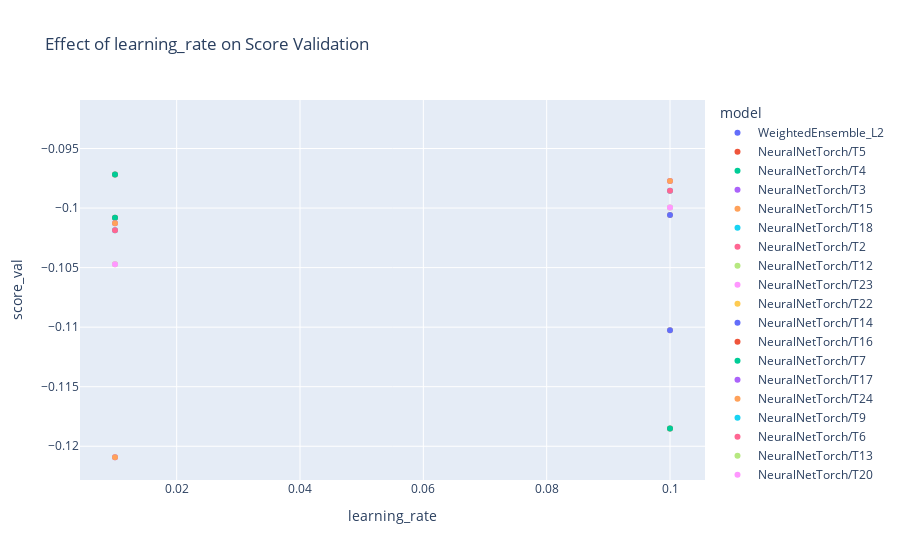
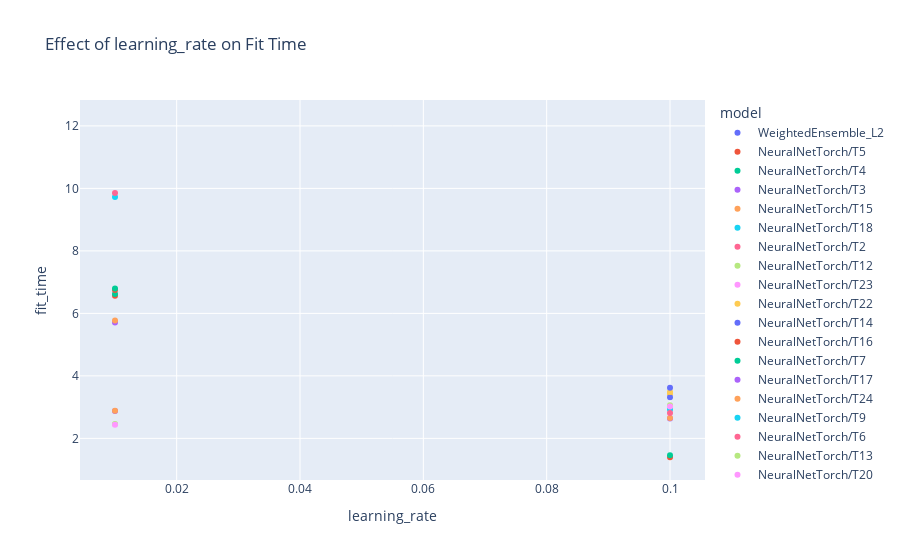
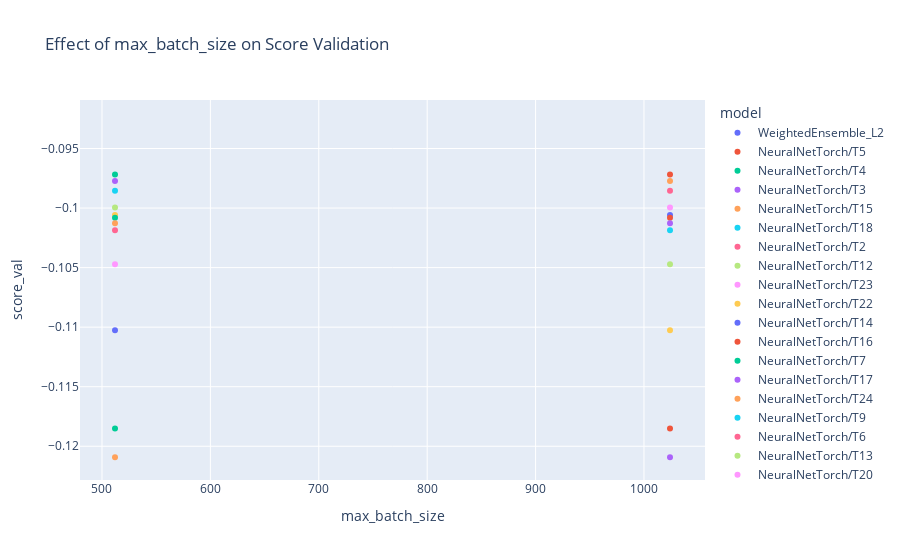
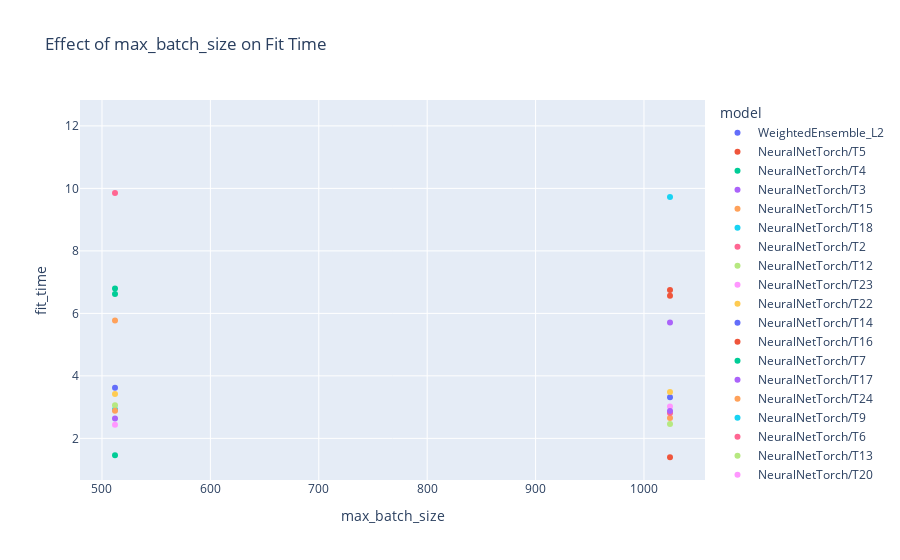

The notebook cell saved with these charts, in order:
### Code cell
# We identify all unique hyperparameters across models
variable_hyperparams = set(df_hyperparams.columns) - {'model', 'score_val', 'fit_time', "fit_order"}

# Iterate over each hyperparameter
for col in variable_hyperparams:
    if df[col].dtype == 'object' or df[col].dtype == 'bool':
        # Use a box plot for categorical data
        fig = px.box(df, x=col, y='score_val', color='model', title=f'Effect of {col} on Score Validation')
        fig.show()
        fig = px.box(df, x=col, y='fit_time', color='model', title=f'Effect of {col} on Fit Time')
        fig.show()
    else:
        # Use scatter plot for numerical data
        fig = px.scatter(df, x=col, y='score_val', color='model', title=f'Effect of {col} on Score Validation')
        fig.show()
        fig = px.scatter(df, x=col, y='fit_time', color='model', title=f'Effect of {col} on Fit Time')
        fig.show()

### Figure 1 — Plotly figure (JSON) as saved in the notebook; plotly's stock layout.template omitted (floating-point values rounded to 4 significant figures)
{"data": [{"hovertemplate": "model=WeightedEnsemble_L2<br>learning_rate=%{x}<br>score_val=%{y}<extra></extra>", "legendgroup": "WeightedEnsemble_L2", "marker": {"color": "#636efa", "symbol": "circle"}, "mode": "markers", "name": "WeightedEnsemble_L2", "orientation": "v", "showlegend": true, "type": "scatter", "x": [null], "xaxis": "x", "y": [-0.09284], "yaxis": "y"}, {"hovertemplate": "model=NeuralNetTorch/T5<br>learning_rate=%{x}<br>score_val=%{y}<extra></extra>", "legendgroup": "NeuralNetTorch/T5", "marker": {"color": "#EF553B", "symbol": "circle"}, "mode": "markers", "name": "NeuralNetTorch/T5", "orientation": "v", "showlegend": true, "type": "scatter", "x": [0.01], "xaxis": "x", "y": [-0.09718], "yaxis": "y"}, {"hovertemplate": "model=NeuralNetTorch/T4<br>learning_rate=%{x}<br>score_val=%{y}<extra></extra>", "legendgroup": "NeuralNetTorch/T4", "marker": {"color": "#00cc96", "symbol": "circle"}, "mode": "markers", "name": "NeuralNetTorch/T4", "orientation": "v", "showlegend": true, "type": "scatter", "x": [0.01], "xaxis": "x", "y": [-0.09718], "yaxis": "y"}, {"hovertemplate": "model=NeuralNetTorch/T3<br>learning_rate=%{x}<br>score_val=%{y}<extra></extra>", "legendgroup": "NeuralNetTorch/T3", "marker": {"color": "#ab63fa", "symbol": "circle"}, "mode": "markers", "name": "NeuralNetTorch/T3", "orientation": "v", "showlegend": true, "type": "scatter", "x": [0.1], "xaxis": "x", "y": [-0.09773], "yaxis": "y"}, {"hovertemplate": "model=NeuralNetTorch/T15<br>learning_rate=%{x}<br>score_val=%{y}<extra></extra>", "legendgroup": "NeuralNetTorch/T15", "marker": {"color": "#FFA15A", "symbol": "circle"}, "mode": "markers", "name": "NeuralNetTorch/T15", "orientation": "v", "showlegend": true, "type": "scatter", "x": [0.1], "xaxis": "x", "y": [-0.09773], "yaxis": "y"}, {"hovertemplate": "model=NeuralNetTorch/T18<br>learning_rate=%{x}<br>score_val=%{y}<extra></extra>", "legendgroup": "NeuralNetTorch/T18", "marker": {"color": "#19d3f3", "symbol": "circle"}, "mode": "markers", "name": "NeuralNetTorch/T18", "orientation": "v", "showlegend": true, "type": "scatter", "x": [0.1], "xaxis": "x", "y": [-0.09854], "yaxis": "y"}, {"hovertemplate": "model=NeuralNetTorch/T2<br>learning_rate=%{x}<br>score_val=%{y}<extra></extra>", "legendgroup": "NeuralNetTorch/T2", "marker": {"color": "#FF6692", "symbol": "circle"}, "mode": "markers", "name": "NeuralNetTorch/T2", "orientation": "v", "showlegend": true, "type": "scatter", "x": [0.1], "xaxis": "x", "y": [-0.09854], "yaxis": "y"}, {"hovertemplate": "model=NeuralNetTorch/T12<br>learning_rate=%{x}<br>score_val=%{y}<extra></extra>", "legendgroup": "NeuralNetTorch/T12", "marker": {"color": "#B6E880", "symbol": "circle"}, "mode": "markers", "name": "NeuralNetTorch/T12", "orientation": "v", "showlegend": true, "type": "scatter", "x": [0.1], "xaxis": "x", "y": [-0.09995], "yaxis": "y"}, {"hovertemplate": "model=NeuralNetTorch/T23<br>learning_rate=%{x}<br>score_val=%{y}<extra></extra>", "legendgroup": "NeuralNetTorch/T23", "marker": {"color": "#FF97FF", "symbol": "circle"}, "mode": "markers", "name": "NeuralNetTorch/T23", "orientation": "v", "showlegend": true, "type": "scatter", "x": [0.1], "xaxis": "x", "y": [-0.09995], "yaxis": "y"}, {"hovertemplate": "model=NeuralNetTorch/T22<br>learning_rate=%{x}<br>score_val=%{y}<extra></extra>", "legendgroup": "NeuralNetTorch/T22", "marker": {"color": "#FECB52", "symbol": "circle"}, "mode": "markers", "name": "NeuralNetTorch/T22", "orientation": "v", "showlegend": true, "type": "scatter", "x": [0.1], "xaxis": "x", "y": [-0.1006], "yaxis": "y"}, {"hovertemplate": "model=NeuralNetTorch/T14<br>learning_rate=%{x}<br>score_val=%{y}<extra></extra>", "legendgroup": "NeuralNetTorch/T14", "marker": {"color": "#636efa", "symbol": "circle"}, "mode": "markers", "name": "NeuralNetTorch/T14", "orientation": "v", "showlegend": true, "type": "scatter", "x": [0.1], "xaxis": "x", "y": [-0.1006], "yaxis": "y"}, {"hovertemplate": "model=NeuralNetTorch/T16<br>learning_rate=%{x}<br>score_val=%{y}<extra></extra>", "legendgroup": "NeuralNetTorch/T16", "marker": {"color": "#EF553B", "symbol": "circle"}, "mode": "markers", "name": "NeuralNetTorch/T16", "orientation": "v", "showlegend": true, "type": "scatter", "x": [0.01], "xaxis": "x", "y": [-0.1008], "yaxis": "y"}, {"hovertemplate": "model=NeuralNetTorch/T7<br>learning_rate=%{x}<br>score_val=%{y}<extra></extra>", "legendgroup": "NeuralNetTorch/T7", "marker": {"color": "#00cc96", "symbol": "circle"}, "mode": "markers", "name": "NeuralNetTorch/T7", "orientation": "v", "showlegend": true, "type": "scatter", "x": [0.01], "xaxis": "x", "y": [-0.1008], "yaxis": "y"}, {"hovertemplate": "model=NeuralNetTorch/T17<br>learning_rate=%{x}<br>score_val=%{y}<extra></extra>", "legendgroup": "NeuralNetTorch/T17", "marker": {"color": "#ab63fa", "symbol": "circle"}, "mode": "markers", "name": "NeuralNetTorch/T17", "orientation": "v", "showlegend": true, "type": "scatter", "x": [0.01], "xaxis": "x", "y": [-0.1013], "yaxis": "y"}, {"hovertemplate": "model=NeuralNetTorch/T24<br>learning_rate=%{x}<br>score_val=%{y}<extra></extra>", "legendgroup": "NeuralNetTorch/T24", "marker": {"color": "#FFA15A", "symbol": "circle"}, "mode": "markers", "name": "NeuralNetTorch/T24", "orientation": "v", "showlegend": true, "type": "scatter", "x": [0.01], "xaxis": "x", "y": [-0.1013], "yaxis": "y"}, {"hovertemplate": "model=NeuralNetTorch/T9<br>learning_rate=%{x}<br>score_val=%{y}<extra></extra>", "legendgroup": "NeuralNetTorch/T9", "marker": {"color": "#19d3f3", "symbol": "circle"}, "mode": "markers", "name": "NeuralNetTorch/T9", "orientation": "v", "showlegend": true, "type": "scatter", "x": [0.01], "xaxis": "x", "y": [-0.1019], "yaxis": "y"}, {"hovertemplate": "model=NeuralNetTorch/T6<br>learning_rate=%{x}<br>score_val=%{y}<extra></extra>", "legendgroup": "NeuralNetTorch/T6", "marker": {"color": "#FF6692", "symbol": "circle"}, "mode": "markers", "name": "NeuralNetTorch/T6", "orientation": "v", "showlegend": true, "type": "scatter", "x": [0.01], "xaxis": "x", "y": [-0.1019], "yaxis": "y"}, {"hovertemplate": "model=NeuralNetTorch/T13<br>learning_rate=%{x}<br>score_val=%{y}<extra></extra>", "legendgroup": "NeuralNetTorch/T13", "marker": {"color": "#B6E880", "symbol": "circle"}, "mode": "markers", "name": "NeuralNetTorch/T13", "orientation": "v", "showlegend": true, "type": "scatter", "x": [0.01], "xaxis": "x", "y": [-0.1047], "yaxis": "y"}, {"hovertemplate": "model=NeuralNetTorch/T20<br>learning_rate=%{x}<br>score_val=%{y}<extra></extra>", "legendgroup": "NeuralNetTorch/T20", "marker": {"color": "#FF97FF", "symbol": "circle"}, "mode": "markers", "name": "NeuralNetTorch/T20", "orientation": "v", "showlegend": true, "type": "scatter", "x": [0.01], "xaxis": "x", "y": [-0.1047], "yaxis": "y"}, {"hovertemplate": "model=NeuralNetTorch/T19<br>learning_rate=%{x}<br>score_val=%{y}<extra></extra>", "legendgroup": "NeuralNetTorch/T19", "marker": {"color": "#FECB52", "symbol": "circle"}, "mode": "markers", "name": "NeuralNetTorch/T19", "orientation": "v", "showlegend": true, "type": "scatter", "x": [0.1], "xaxis": "x", "y": [-0.1103], "yaxis": "y"}, {"hovertemplate": "model=NeuralNetTorch/T8<br>learning_rate=%{x}<br>score_val=%{y}<extra></extra>", "legendgroup": "NeuralNetTorch/T8", "marker": {"color": "#636efa", "symbol": "circle"}, "mode": "markers", "name": "NeuralNetTorch/T8", "orientation": "v", "showlegend": true, "type": "scatter", "x": [0.1], "xaxis": "x", "y": [-0.1103], "yaxis": "y"}, {"hovertemplate": "model=NeuralNetTorch/T21<br>learning_rate=%{x}<br>score_val=%{y}<extra></extra>", "legendgroup": "NeuralNetTorch/T21", "marker": {"color": "#EF553B", "symbol": "circle"}, "mode": "markers", "name": "NeuralNetTorch/T21", "orientation": "v", "showlegend": true, "type": "scatter", "x": [0.1], "xaxis": "x", "y": [-0.1185], "yaxis": "y"}, {"hovertemplate": "model=NeuralNetTorch/T1<br>learning_rate=%{x}<br>score_val=%{y}<extra></extra>", "legendgroup": "NeuralNetTorch/T1", "marker": {"color": "#00cc96", "symbol": "circle"}, "mode": "markers", "name": "NeuralNetTorch/T1", "orientation": "v", "showlegend": true, "type": "scatter", "x": [0.1], "xaxis": "x", "y": [-0.1185], "yaxis": "y"}, {"hovertemplate": "model=NeuralNetTorch/T11<br>learning_rate=%{x}<br>score_val=%{y}<extra></extra>", "legendgroup": "NeuralNetTorch/T11", "marker": {"color": "#ab63fa", "symbol": "circle"}, "mode": "markers", "name": "NeuralNetTorch/T11", "orientation": "v", "showlegend": true, "type": "scatter", "x": [0.01], "xaxis": "x", "y": [-0.1209], "yaxis": "y"}, {"hovertemplate": "model=NeuralNetTorch/T10<br>learning_rate=%{x}<br>score_val=%{y}<extra></extra>", "legendgroup": "NeuralNetTorch/T10", "marker": {"color": "#FFA15A", "symbol": "circle"}, "mode": "markers", "name": "NeuralNetTorch/T10", "orientation": "v", "showlegend": true, "type": "scatter", "x": [0.01], "xaxis": "x", "y": [-0.1209], "yaxis": "y"}], "layout": {"legend": {"title": {"text": "model"}, "tracegroupgap": 0}, "title": {"text": "Effect of learning_rate on Score Validation"}, "xaxis": {"anchor": "y", "domain": [0, 1], "title": {"text": "learning_rate"}}, "yaxis": {"anchor": "x", "domain": [0, 1], "title": {"text": "score_val"}}}}

### Figure 2 — Plotly figure (JSON) as saved in the notebook; plotly's stock layout.template omitted (floating-point values rounded to 4 significant figures)
{"data": [{"hovertemplate": "model=WeightedEnsemble_L2<br>learning_rate=%{x}<br>fit_time=%{y}<extra></extra>", "legendgroup": "WeightedEnsemble_L2", "marker": {"color": "#636efa", "symbol": "circle"}, "mode": "markers", "name": "WeightedEnsemble_L2", "orientation": "v", "showlegend": true, "type": "scatter", "x": [null], "xaxis": "x", "y": [12.1], "yaxis": "y"}, {"hovertemplate": "model=NeuralNetTorch/T5<br>learning_rate=%{x}<br>fit_time=%{y}<extra></extra>", "legendgroup": "NeuralNetTorch/T5", "marker": {"color": "#EF553B", "symbol": "circle"}, "mode": "markers", "name": "NeuralNetTorch/T5", "orientation": "v", "showlegend": true, "type": "scatter", "x": [0.01], "xaxis": "x", "y": [6.564], "yaxis": "y"}, {"hovertemplate": "model=NeuralNetTorch/T4<br>learning_rate=%{x}<br>fit_time=%{y}<extra></extra>", "legendgroup": "NeuralNetTorch/T4", "marker": {"color": "#00cc96", "symbol": "circle"}, "mode": "markers", "name": "NeuralNetTorch/T4", "orientation": "v", "showlegend": true, "type": "scatter", "x": [0.01], "xaxis": "x", "y": [6.62], "yaxis": "y"}, {"hovertemplate": "model=NeuralNetTorch/T3<br>learning_rate=%{x}<br>fit_time=%{y}<extra></extra>", "legendgroup": "NeuralNetTorch/T3", "marker": {"color": "#ab63fa", "symbol": "circle"}, "mode": "markers", "name": "NeuralNetTorch/T3", "orientation": "v", "showlegend": true, "type": "scatter", "x": [0.1], "xaxis": "x", "y": [2.632], "yaxis": "y"}, {"hovertemplate": "model=NeuralNetTorch/T15<br>learning_rate=%{x}<br>fit_time=%{y}<extra></extra>", "legendgroup": "NeuralNetTorch/T15", "marker": {"color": "#FFA15A", "symbol": "circle"}, "mode": "markers", "name": "NeuralNetTorch/T15", "orientation": "v", "showlegend": true, "type": "scatter", "x": [0.1], "xaxis": "x", "y": [2.655], "yaxis": "y"}, {"hovertemplate": "model=NeuralNetTorch/T18<br>learning_rate=%{x}<br>fit_time=%{y}<extra></extra>", "legendgroup": "NeuralNetTorch/T18", "marker": {"color": "#19d3f3", "symbol": "circle"}, "mode": "markers", "name": "NeuralNetTorch/T18", "orientation": "v", "showlegend": true, "type": "scatter", "x": [0.1], "xaxis": "x", "y": [2.921], "yaxis": "y"}, {"hovertemplate": "model=NeuralNetTorch/T2<br>learning_rate=%{x}<br>fit_time=%{y}<extra></extra>", "legendgroup": "NeuralNetTorch/T2", "marker": {"color": "#FF6692", "symbol": "circle"}, "mode": "markers", "name": "NeuralNetTorch/T2", "orientation": "v", "showlegend": true, "type": "scatter", "x": [0.1], "xaxis": "x", "y": [2.81], "yaxis": "y"}, {"hovertemplate": "model=NeuralNetTorch/T12<br>learning_rate=%{x}<br>fit_time=%{y}<extra></extra>", "legendgroup": "NeuralNetTorch/T12", "marker": {"color": "#B6E880", "symbol": "circle"}, "mode": "markers", "name": "NeuralNetTorch/T12", "orientation": "v", "showlegend": true, "type": "scatter", "x": [0.1], "xaxis": "x", "y": [3.057], "yaxis": "y"}, {"hovertemplate": "model=NeuralNetTorch/T23<br>learning_rate=%{x}<br>fit_time=%{y}<extra></extra>", "legendgroup": "NeuralNetTorch/T23", "marker": {"color": "#FF97FF", "symbol": "circle"}, "mode": "markers", "name": "NeuralNetTorch/T23", "orientation": "v", "showlegend": true, "type": "scatter", "x": [0.1], "xaxis": "x", "y": [3.021], "yaxis": "y"}, {"hovertemplate": "model=NeuralNetTorch/T22<br>learning_rate=%{x}<br>fit_time=%{y}<extra></extra>", "legendgroup": "NeuralNetTorch/T22", "marker": {"color": "#FECB52", "symbol": "circle"}, "mode": "markers", "name": "NeuralNetTorch/T22", "orientation": "v", "showlegend": true, "type": "scatter", "x": [0.1], "xaxis": "x", "y": [3.416], "yaxis": "y"}, {"hovertemplate": "model=NeuralNetTorch/T14<br>learning_rate=%{x}<br>fit_time=%{y}<extra></extra>", "legendgroup": "NeuralNetTorch/T14", "marker": {"color": "#636efa", "symbol": "circle"}, "mode": "markers", "name": "NeuralNetTorch/T14", "orientation": "v", "showlegend": true, "type": "scatter", "x": [0.1], "xaxis": "x", "y": [3.318], "yaxis": "y"}, {"hovertemplate": "model=NeuralNetTorch/T16<br>learning_rate=%{x}<br>fit_time=%{y}<extra></extra>", "legendgroup": "NeuralNetTorch/T16", "marker": {"color": "#EF553B", "symbol": "circle"}, "mode": "markers", "name": "NeuralNetTorch/T16", "orientation": "v", "showlegend": true, "type": "scatter", "x": [0.01], "xaxis": "x", "y": [6.748], "yaxis": "y"}, {"hovertemplate": "model=NeuralNetTorch/T7<br>learning_rate=%{x}<br>fit_time=%{y}<extra></extra>", "legendgroup": "NeuralNetTorch/T7", "marker": {"color": "#00cc96", "symbol": "circle"}, "mode": "markers", "name": "NeuralNetTorch/T7", "orientation": "v", "showlegend": true, "type": "scatter", "x": [0.01], "xaxis": "x", "y": [6.795], "yaxis": "y"}, {"hovertemplate": "model=NeuralNetTorch/T17<br>learning_rate=%{x}<br>fit_time=%{y}<extra></extra>", "legendgroup": "NeuralNetTorch/T17", "marker": {"color": "#ab63fa", "symbol": "circle"}, "mode": "markers", "name": "NeuralNetTorch/T17", "orientation": "v", "showlegend": true, "type": "scatter", "x": [0.01], "xaxis": "x", "y": [5.709], "yaxis": "y"}, {"hovertemplate": "model=NeuralNetTorch/T24<br>learning_rate=%{x}<br>fit_time=%{y}<extra></extra>", "legendgroup": "NeuralNetTorch/T24", "marker": {"color": "#FFA15A", "symbol": "circle"}, "mode": "markers", "name": "NeuralNetTorch/T24", "orientation": "v", "showlegend": true, "type": "scatter", "x": [0.01], "xaxis": "x", "y": [5.772], "yaxis": "y"}, {"hovertemplate": "model=NeuralNetTorch/T9<br>learning_rate=%{x}<br>fit_time=%{y}<extra></extra>", "legendgroup": "NeuralNetTorch/T9", "marker": {"color": "#19d3f3", "symbol": "circle"}, "mode": "markers", "name": "NeuralNetTorch/T9", "orientation": "v", "showlegend": true, "type": "scatter", "x": [0.01], "xaxis": "x", "y": [9.721], "yaxis": "y"}, {"hovertemplate": "model=NeuralNetTorch/T6<br>learning_rate=%{x}<br>fit_time=%{y}<extra></extra>", "legendgroup": "NeuralNetTorch/T6", "marker": {"color": "#FF6692", "symbol": "circle"}, "mode": "markers", "name": "NeuralNetTorch/T6", "orientation": "v", "showlegend": true, "type": "scatter", "x": [0.01], "xaxis": "x", "y": [9.848], "yaxis": "y"}, {"hovertemplate": "model=NeuralNetTorch/T13<br>learning_rate=%{x}<br>fit_time=%{y}<extra></extra>", "legendgroup": "NeuralNetTorch/T13", "marker": {"color": "#B6E880", "symbol": "circle"}, "mode": "markers", "name": "NeuralNetTorch/T13", "orientation": "v", "showlegend": true, "type": "scatter", "x": [0.01], "xaxis": "x", "y": [2.456], "yaxis": "y"}, {"hovertemplate": "model=NeuralNetTorch/T20<br>learning_rate=%{x}<br>fit_time=%{y}<extra></extra>", "legendgroup": "NeuralNetTorch/T20", "marker": {"color": "#FF97FF", "symbol": "circle"}, "mode": "markers", "name": "NeuralNetTorch/T20", "orientation": "v", "showlegend": true, "type": "scatter", "x": [0.01], "xaxis": "x", "y": [2.433], "yaxis": "y"}, {"hovertemplate": "model=NeuralNetTorch/T19<br>learning_rate=%{x}<br>fit_time=%{y}<extra></extra>", "legendgroup": "NeuralNetTorch/T19", "marker": {"color": "#FECB52", "symbol": "circle"}, "mode": "markers", "name": "NeuralNetTorch/T19", "orientation": "v", "showlegend": true, "type": "scatter", "x": [0.1], "xaxis": "x", "y": [3.485], "yaxis": "y"}, {"hovertemplate": "model=NeuralNetTorch/T8<br>learning_rate=%{x}<br>fit_time=%{y}<extra></extra>", "legendgroup": "NeuralNetTorch/T8", "marker": {"color": "#636efa", "symbol": "circle"}, "mode": "markers", "name": "NeuralNetTorch/T8", "orientation": "v", "showlegend": true, "type": "scatter", "x": [0.1], "xaxis": "x", "y": [3.617], "yaxis": "y"}, {"hovertemplate": "model=NeuralNetTorch/T21<br>learning_rate=%{x}<br>fit_time=%{y}<extra></extra>", "legendgroup": "NeuralNetTorch/T21", "marker": {"color": "#EF553B", "symbol": "circle"}, "mode": "markers", "name": "NeuralNetTorch/T21", "orientation": "v", "showlegend": true, "type": "scatter", "x": [0.1], "xaxis": "x", "y": [1.396], "yaxis": "y"}, {"hovertemplate": "model=NeuralNetTorch/T1<br>learning_rate=%{x}<br>fit_time=%{y}<extra></extra>", "legendgroup": "NeuralNetTorch/T1", "marker": {"color": "#00cc96", "symbol": "circle"}, "mode": "markers", "name": "NeuralNetTorch/T1", "orientation": "v", "showlegend": true, "type": "scatter", "x": [0.1], "xaxis": "x", "y": [1.461], "yaxis": "y"}, {"hovertemplate": "model=NeuralNetTorch/T11<br>learning_rate=%{x}<br>fit_time=%{y}<extra></extra>", "legendgroup": "NeuralNetTorch/T11", "marker": {"color": "#ab63fa", "symbol": "circle"}, "mode": "markers", "name": "NeuralNetTorch/T11", "orientation": "v", "showlegend": true, "type": "scatter", "x": [0.01], "xaxis": "x", "y": [2.875], "yaxis": "y"}, {"hovertemplate": "model=NeuralNetTorch/T10<br>learning_rate=%{x}<br>fit_time=%{y}<extra></extra>", "legendgroup": "NeuralNetTorch/T10", "marker": {"color": "#FFA15A", "symbol": "circle"}, "mode": "markers", "name": "NeuralNetTorch/T10", "orientation": "v", "showlegend": true, "type": "scatter", "x": [0.01], "xaxis": "x", "y": [2.884], "yaxis": "y"}], "layout": {"legend": {"title": {"text": "model"}, "tracegroupgap": 0}, "title": {"text": "Effect of learning_rate on Fit Time"}, "xaxis": {"anchor": "y", "domain": [0, 1], "title": {"text": "learning_rate"}}, "yaxis": {"anchor": "x", "domain": [0, 1], "title": {"text": "fit_time"}}}}

### Figure 3 — Plotly figure (JSON) as saved in the notebook; plotly's stock layout.template omitted (floating-point values rounded to 4 significant figures)
{"data": [{"hovertemplate": "model=WeightedEnsemble_L2<br>max_batch_size=%{x}<br>score_val=%{y}<extra></extra>", "legendgroup": "WeightedEnsemble_L2", "marker": {"color": "#636efa", "symbol": "circle"}, "mode": "markers", "name": "WeightedEnsemble_L2", "orientation": "v", "showlegend": true, "type": "scatter", "x": [null], "xaxis": "x", "y": [-0.09284], "yaxis": "y"}, {"hovertemplate": "model=NeuralNetTorch/T5<br>max_batch_size=%{x}<br>score_val=%{y}<extra></extra>", "legendgroup": "NeuralNetTorch/T5", "marker": {"color": "#EF553B", "symbol": "circle"}, "mode": "markers", "name": "NeuralNetTorch/T5", "orientation": "v", "showlegend": true, "type": "scatter", "x": [1024], "xaxis": "x", "y": [-0.09718], "yaxis": "y"}, {"hovertemplate": "model=NeuralNetTorch/T4<br>max_batch_size=%{x}<br>score_val=%{y}<extra></extra>", "legendgroup": "NeuralNetTorch/T4", "marker": {"color": "#00cc96", "symbol": "circle"}, "mode": "markers", "name": "NeuralNetTorch/T4", "orientation": "v", "showlegend": true, "type": "scatter", "x": [512], "xaxis": "x", "y": [-0.09718], "yaxis": "y"}, {"hovertemplate": "model=NeuralNetTorch/T3<br>max_batch_size=%{x}<br>score_val=%{y}<extra></extra>", "legendgroup": "NeuralNetTorch/T3", "marker": {"color": "#ab63fa", "symbol": "circle"}, "mode": "markers", "name": "NeuralNetTorch/T3", "orientation": "v", "showlegend": true, "type": "scatter", "x": [512], "xaxis": "x", "y": [-0.09773], "yaxis": "y"}, {"hovertemplate": "model=NeuralNetTorch/T15<br>max_batch_size=%{x}<br>score_val=%{y}<extra></extra>", "legendgroup": "NeuralNetTorch/T15", "marker": {"color": "#FFA15A", "symbol": "circle"}, "mode": "markers", "name": "NeuralNetTorch/T15", "orientation": "v", "showlegend": true, "type": "scatter", "x": [1024], "xaxis": "x", "y": [-0.09773], "yaxis": "y"}, {"hovertemplate": "model=NeuralNetTorch/T18<br>max_batch_size=%{x}<br>score_val=%{y}<extra></extra>", "legendgroup": "NeuralNetTorch/T18", "marker": {"color": "#19d3f3", "symbol": "circle"}, "mode": "markers", "name": "NeuralNetTorch/T18", "orientation": "v", "showlegend": true, "type": "scatter", "x": [512], "xaxis": "x", "y": [-0.09854], "yaxis": "y"}, {"hovertemplate": "model=NeuralNetTorch/T2<br>max_batch_size=%{x}<br>score_val=%{y}<extra></extra>", "legendgroup": "NeuralNetTorch/T2", "marker": {"color": "#FF6692", "symbol": "circle"}, "mode": "markers", "name": "NeuralNetTorch/T2", "orientation": "v", "showlegend": true, "type": "scatter", "x": [1024], "xaxis": "x", "y": [-0.09854], "yaxis": "y"}, {"hovertemplate": "model=NeuralNetTorch/T12<br>max_batch_size=%{x}<br>score_val=%{y}<extra></extra>", "legendgroup": "NeuralNetTorch/T12", "marker": {"color": "#B6E880", "symbol": "circle"}, "mode": "markers", "name": "NeuralNetTorch/T12", "orientation": "v", "showlegend": true, "type": "scatter", "x": [512], "xaxis": "x", "y": [-0.09995], "yaxis": "y"}, {"hovertemplate": "model=NeuralNetTorch/T23<br>max_batch_size=%{x}<br>score_val=%{y}<extra></extra>", "legendgroup": "NeuralNetTorch/T23", "marker": {"color": "#FF97FF", "symbol": "circle"}, "mode": "markers", "name": "NeuralNetTorch/T23", "orientation": "v", "showlegend": true, "type": "scatter", "x": [1024], "xaxis": "x", "y": [-0.09995], "yaxis": "y"}, {"hovertemplate": "model=NeuralNetTorch/T22<br>max_batch_size=%{x}<br>score_val=%{y}<extra></extra>", "legendgroup": "NeuralNetTorch/T22", "marker": {"color": "#FECB52", "symbol": "circle"}, "mode": "markers", "name": "NeuralNetTorch/T22", "orientation": "v", "showlegend": true, "type": "scatter", "x": [512], "xaxis": "x", "y": [-0.1006], "yaxis": "y"}, {"hovertemplate": "model=NeuralNetTorch/T14<br>max_batch_size=%{x}<br>score_val=%{y}<extra></extra>", "legendgroup": "NeuralNetTorch/T14", "marker": {"color": "#636efa", "symbol": "circle"}, "mode": "markers", "name": "NeuralNetTorch/T14", "orientation": "v", "showlegend": true, "type": "scatter", "x": [1024], "xaxis": "x", "y": [-0.1006], "yaxis": "y"}, {"hovertemplate": "model=NeuralNetTorch/T16<br>max_batch_size=%{x}<br>score_val=%{y}<extra></extra>", "legendgroup": "NeuralNetTorch/T16", "marker": {"color": "#EF553B", "symbol": "circle"}, "mode": "markers", "name": "NeuralNetTorch/T16", "orientation": "v", "showlegend": true, "type": "scatter", "x": [1024], "xaxis": "x", "y": [-0.1008], "yaxis": "y"}, {"hovertemplate": "model=NeuralNetTorch/T7<br>max_batch_size=%{x}<br>score_val=%{y}<extra></extra>", "legendgroup": "NeuralNetTorch/T7", "marker": {"color": "#00cc96", "symbol": "circle"}, "mode": "markers", "name": "NeuralNetTorch/T7", "orientation": "v", "showlegend": true, "type": "scatter", "x": [512], "xaxis": "x", "y": [-0.1008], "yaxis": "y"}, {"hovertemplate": "model=NeuralNetTorch/T17<br>max_batch_size=%{x}<br>score_val=%{y}<extra></extra>", "legendgroup": "NeuralNetTorch/T17", "marker": {"color": "#ab63fa", "symbol": "circle"}, "mode": "markers", "name": "NeuralNetTorch/T17", "orientation": "v", "showlegend": true, "type": "scatter", "x": [1024], "xaxis": "x", "y": [-0.1013], "yaxis": "y"}, {"hovertemplate": "model=NeuralNetTorch/T24<br>max_batch_size=%{x}<br>score_val=%{y}<extra></extra>", "legendgroup": "NeuralNetTorch/T24", "marker": {"color": "#FFA15A", "symbol": "circle"}, "mode": "markers", "name": "NeuralNetTorch/T24", "orientation": "v", "showlegend": true, "type": "scatter", "x": [512], "xaxis": "x", "y": [-0.1013], "yaxis": "y"}, {"hovertemplate": "model=NeuralNetTorch/T9<br>max_batch_size=%{x}<br>score_val=%{y}<extra></extra>", "legendgroup": "NeuralNetTorch/T9", "marker": {"color": "#19d3f3", "symbol": "circle"}, "mode": "markers", "name": "NeuralNetTorch/T9", "orientation": "v", "showlegend": true, "type": "scatter", "x": [1024], "xaxis": "x", "y": [-0.1019], "yaxis": "y"}, {"hovertemplate": "model=NeuralNetTorch/T6<br>max_batch_size=%{x}<br>score_val=%{y}<extra></extra>", "legendgroup": "NeuralNetTorch/T6", "marker": {"color": "#FF6692", "symbol": "circle"}, "mode": "markers", "name": "NeuralNetTorch/T6", "orientation": "v", "showlegend": true, "type": "scatter", "x": [512], "xaxis": "x", "y": [-0.1019], "yaxis": "y"}, {"hovertemplate": "model=NeuralNetTorch/T13<br>max_batch_size=%{x}<br>score_val=%{y}<extra></extra>", "legendgroup": "NeuralNetTorch/T13", "marker": {"color": "#B6E880", "symbol": "circle"}, "mode": "markers", "name": "NeuralNetTorch/T13", "orientation": "v", "showlegend": true, "type": "scatter", "x": [1024], "xaxis": "x", "y": [-0.1047], "yaxis": "y"}, {"hovertemplate": "model=NeuralNetTorch/T20<br>max_batch_size=%{x}<br>score_val=%{y}<extra></extra>", "legendgroup": "NeuralNetTorch/T20", "marker": {"color": "#FF97FF", "symbol": "circle"}, "mode": "markers", "name": "NeuralNetTorch/T20", "orientation": "v", "showlegend": true, "type": "scatter", "x": [512], "xaxis": "x", "y": [-0.1047], "yaxis": "y"}, {"hovertemplate": "model=NeuralNetTorch/T19<br>max_batch_size=%{x}<br>score_val=%{y}<extra></extra>", "legendgroup": "NeuralNetTorch/T19", "marker": {"color": "#FECB52", "symbol": "circle"}, "mode": "markers", "name": "NeuralNetTorch/T19", "orientation": "v", "showlegend": true, "type": "scatter", "x": [1024], "xaxis": "x", "y": [-0.1103], "yaxis": "y"}, {"hovertemplate": "model=NeuralNetTorch/T8<br>max_batch_size=%{x}<br>score_val=%{y}<extra></extra>", "legendgroup": "NeuralNetTorch/T8", "marker": {"color": "#636efa", "symbol": "circle"}, "mode": "markers", "name": "NeuralNetTorch/T8", "orientation": "v", "showlegend": true, "type": "scatter", "x": [512], "xaxis": "x", "y": [-0.1103], "yaxis": "y"}, {"hovertemplate": "model=NeuralNetTorch/T21<br>max_batch_size=%{x}<br>score_val=%{y}<extra></extra>", "legendgroup": "NeuralNetTorch/T21", "marker": {"color": "#EF553B", "symbol": "circle"}, "mode": "markers", "name": "NeuralNetTorch/T21", "orientation": "v", "showlegend": true, "type": "scatter", "x": [1024], "xaxis": "x", "y": [-0.1185], "yaxis": "y"}, {"hovertemplate": "model=NeuralNetTorch/T1<br>max_batch_size=%{x}<br>score_val=%{y}<extra></extra>", "legendgroup": "NeuralNetTorch/T1", "marker": {"color": "#00cc96", "symbol": "circle"}, "mode": "markers", "name": "NeuralNetTorch/T1", "orientation": "v", "showlegend": true, "type": "scatter", "x": [512], "xaxis": "x", "y": [-0.1185], "yaxis": "y"}, {"hovertemplate": "model=NeuralNetTorch/T11<br>max_batch_size=%{x}<br>score_val=%{y}<extra></extra>", "legendgroup": "NeuralNetTorch/T11", "marker": {"color": "#ab63fa", "symbol": "circle"}, "mode": "markers", "name": "NeuralNetTorch/T11", "orientation": "v", "showlegend": true, "type": "scatter", "x": [1024], "xaxis": "x", "y": [-0.1209], "yaxis": "y"}, {"hovertemplate": "model=NeuralNetTorch/T10<br>max_batch_size=%{x}<br>score_val=%{y}<extra></extra>", "legendgroup": "NeuralNetTorch/T10", "marker": {"color": "#FFA15A", "symbol": "circle"}, "mode": "markers", "name": "NeuralNetTorch/T10", "orientation": "v", "showlegend": true, "type": "scatter", "x": [512], "xaxis": "x", "y": [-0.1209], "yaxis": "y"}], "layout": {"legend": {"title": {"text": "model"}, "tracegroupgap": 0}, "title": {"text": "Effect of max_batch_size on Score Validation"}, "xaxis": {"anchor": "y", "domain": [0, 1], "title": {"text": "max_batch_size"}}, "yaxis": {"anchor": "x", "domain": [0, 1], "title": {"text": "score_val"}}}}

### Figure 4 — Plotly figure (JSON) as saved in the notebook; plotly's stock layout.template omitted (floating-point values rounded to 4 significant figures)
{"data": [{"hovertemplate": "model=WeightedEnsemble_L2<br>max_batch_size=%{x}<br>fit_time=%{y}<extra></extra>", "legendgroup": "WeightedEnsemble_L2", "marker": {"color": "#636efa", "symbol": "circle"}, "mode": "markers", "name": "WeightedEnsemble_L2", "orientation": "v", "showlegend": true, "type": "scatter", "x": [null], "xaxis": "x", "y": [12.1], "yaxis": "y"}, {"hovertemplate": "model=NeuralNetTorch/T5<br>max_batch_size=%{x}<br>fit_time=%{y}<extra></extra>", "legendgroup": "NeuralNetTorch/T5", "marker": {"color": "#EF553B", "symbol": "circle"}, "mode": "markers", "name": "NeuralNetTorch/T5", "orientation": "v", "showlegend": true, "type": "scatter", "x": [1024], "xaxis": "x", "y": [6.564], "yaxis": "y"}, {"hovertemplate": "model=NeuralNetTorch/T4<br>max_batch_size=%{x}<br>fit_time=%{y}<extra></extra>", "legendgroup": "NeuralNetTorch/T4", "marker": {"color": "#00cc96", "symbol": "circle"}, "mode": "markers", "name": "NeuralNetTorch/T4", "orientation": "v", "showlegend": true, "type": "scatter", "x": [512], "xaxis": "x", "y": [6.62], "yaxis": "y"}, {"hovertemplate": "model=NeuralNetTorch/T3<br>max_batch_size=%{x}<br>fit_time=%{y}<extra></extra>", "legendgroup": "NeuralNetTorch/T3", "marker": {"color": "#ab63fa", "symbol": "circle"}, "mode": "markers", "name": "NeuralNetTorch/T3", "orientation": "v", "showlegend": true, "type": "scatter", "x": [512], "xaxis": "x", "y": [2.632], "yaxis": "y"}, {"hovertemplate": "model=NeuralNetTorch/T15<br>max_batch_size=%{x}<br>fit_time=%{y}<extra></extra>", "legendgroup": "NeuralNetTorch/T15", "marker": {"color": "#FFA15A", "symbol": "circle"}, "mode": "markers", "name": "NeuralNetTorch/T15", "orientation": "v", "showlegend": true, "type": "scatter", "x": [1024], "xaxis": "x", "y": [2.655], "yaxis": "y"}, {"hovertemplate": "model=NeuralNetTorch/T18<br>max_batch_size=%{x}<br>fit_time=%{y}<extra></extra>", "legendgroup": "NeuralNetTorch/T18", "marker": {"color": "#19d3f3", "symbol": "circle"}, "mode": "markers", "name": "NeuralNetTorch/T18", "orientation": "v", "showlegend": true, "type": "scatter", "x": [512], "xaxis": "x", "y": [2.921], "yaxis": "y"}, {"hovertemplate": "model=NeuralNetTorch/T2<br>max_batch_size=%{x}<br>fit_time=%{y}<extra></extra>", "legendgroup": "NeuralNetTorch/T2", "marker": {"color": "#FF6692", "symbol": "circle"}, "mode": "markers", "name": "NeuralNetTorch/T2", "orientation": "v", "showlegend": true, "type": "scatter", "x": [1024], "xaxis": "x", "y": [2.81], "yaxis": "y"}, {"hovertemplate": "model=NeuralNetTorch/T12<br>max_batch_size=%{x}<br>fit_time=%{y}<extra></extra>", "legendgroup": "NeuralNetTorch/T12", "marker": {"color": "#B6E880", "symbol": "circle"}, "mode": "markers", "name": "NeuralNetTorch/T12", "orientation": "v", "showlegend": true, "type": "scatter", "x": [512], "xaxis": "x", "y": [3.057], "yaxis": "y"}, {"hovertemplate": "model=NeuralNetTorch/T23<br>max_batch_size=%{x}<br>fit_time=%{y}<extra></extra>", "legendgroup": "NeuralNetTorch/T23", "marker": {"color": "#FF97FF", "symbol": "circle"}, "mode": "markers", "name": "NeuralNetTorch/T23", "orientation": "v", "showlegend": true, "type": "scatter", "x": [1024], "xaxis": "x", "y": [3.021], "yaxis": "y"}, {"hovertemplate": "model=NeuralNetTorch/T22<br>max_batch_size=%{x}<br>fit_time=%{y}<extra></extra>", "legendgroup": "NeuralNetTorch/T22", "marker": {"color": "#FECB52", "symbol": "circle"}, "mode": "markers", "name": "NeuralNetTorch/T22", "orientation": "v", "showlegend": true, "type": "scatter", "x": [512], "xaxis": "x", "y": [3.416], "yaxis": "y"}, {"hovertemplate": "model=NeuralNetTorch/T14<br>max_batch_size=%{x}<br>fit_time=%{y}<extra></extra>", "legendgroup": "NeuralNetTorch/T14", "marker": {"color": "#636efa", "symbol": "circle"}, "mode": "markers", "name": "NeuralNetTorch/T14", "orientation": "v", "showlegend": true, "type": "scatter", "x": [1024], "xaxis": "x", "y": [3.318], "yaxis": "y"}, {"hovertemplate": "model=NeuralNetTorch/T16<br>max_batch_size=%{x}<br>fit_time=%{y}<extra></extra>", "legendgroup": "NeuralNetTorch/T16", "marker": {"color": "#EF553B", "symbol": "circle"}, "mode": "markers", "name": "NeuralNetTorch/T16", "orientation": "v", "showlegend": true, "type": "scatter", "x": [1024], "xaxis": "x", "y": [6.748], "yaxis": "y"}, {"hovertemplate": "model=NeuralNetTorch/T7<br>max_batch_size=%{x}<br>fit_time=%{y}<extra></extra>", "legendgroup": "NeuralNetTorch/T7", "marker": {"color": "#00cc96", "symbol": "circle"}, "mode": "markers", "name": "NeuralNetTorch/T7", "orientation": "v", "showlegend": true, "type": "scatter", "x": [512], "xaxis": "x", "y": [6.795], "yaxis": "y"}, {"hovertemplate": "model=NeuralNetTorch/T17<br>max_batch_size=%{x}<br>fit_time=%{y}<extra></extra>", "legendgroup": "NeuralNetTorch/T17", "marker": {"color": "#ab63fa", "symbol": "circle"}, "mode": "markers", "name": "NeuralNetTorch/T17", "orientation": "v", "showlegend": true, "type": "scatter", "x": [1024], "xaxis": "x", "y": [5.709], "yaxis": "y"}, {"hovertemplate": "model=NeuralNetTorch/T24<br>max_batch_size=%{x}<br>fit_time=%{y}<extra></extra>", "legendgroup": "NeuralNetTorch/T24", "marker": {"color": "#FFA15A", "symbol": "circle"}, "mode": "markers", "name": "NeuralNetTorch/T24", "orientation": "v", "showlegend": true, "type": "scatter", "x": [512], "xaxis": "x", "y": [5.772], "yaxis": "y"}, {"hovertemplate": "model=NeuralNetTorch/T9<br>max_batch_size=%{x}<br>fit_time=%{y}<extra></extra>", "legendgroup": "NeuralNetTorch/T9", "marker": {"color": "#19d3f3", "symbol": "circle"}, "mode": "markers", "name": "NeuralNetTorch/T9", "orientation": "v", "showlegend": true, "type": "scatter", "x": [1024], "xaxis": "x", "y": [9.721], "yaxis": "y"}, {"hovertemplate": "model=NeuralNetTorch/T6<br>max_batch_size=%{x}<br>fit_time=%{y}<extra></extra>", "legendgroup": "NeuralNetTorch/T6", "marker": {"color": "#FF6692", "symbol": "circle"}, "mode": "markers", "name": "NeuralNetTorch/T6", "orientation": "v", "showlegend": true, "type": "scatter", "x": [512], "xaxis": "x", "y": [9.848], "yaxis": "y"}, {"hovertemplate": "model=NeuralNetTorch/T13<br>max_batch_size=%{x}<br>fit_time=%{y}<extra></extra>", "legendgroup": "NeuralNetTorch/T13", "marker": {"color": "#B6E880", "symbol": "circle"}, "mode": "markers", "name": "NeuralNetTorch/T13", "orientation": "v", "showlegend": true, "type": "scatter", "x": [1024], "xaxis": "x", "y": [2.456], "yaxis": "y"}, {"hovertemplate": "model=NeuralNetTorch/T20<br>max_batch_size=%{x}<br>fit_time=%{y}<extra></extra>", "legendgroup": "NeuralNetTorch/T20", "marker": {"color": "#FF97FF", "symbol": "circle"}, "mode": "markers", "name": "NeuralNetTorch/T20", "orientation": "v", "showlegend": true, "type": "scatter", "x": [512], "xaxis": "x", "y": [2.433], "yaxis": "y"}, {"hovertemplate": "model=NeuralNetTorch/T19<br>max_batch_size=%{x}<br>fit_time=%{y}<extra></extra>", "legendgroup": "NeuralNetTorch/T19", "marker": {"color": "#FECB52", "symbol": "circle"}, "mode": "markers", "name": "NeuralNetTorch/T19", "orientation": "v", "showlegend": true, "type": "scatter", "x": [1024], "xaxis": "x", "y": [3.485], "yaxis": "y"}, {"hovertemplate": "model=NeuralNetTorch/T8<br>max_batch_size=%{x}<br>fit_time=%{y}<extra></extra>", "legendgroup": "NeuralNetTorch/T8", "marker": {"color": "#636efa", "symbol": "circle"}, "mode": "markers", "name": "NeuralNetTorch/T8", "orientation": "v", "showlegend": true, "type": "scatter", "x": [512], "xaxis": "x", "y": [3.617], "yaxis": "y"}, {"hovertemplate": "model=NeuralNetTorch/T21<br>max_batch_size=%{x}<br>fit_time=%{y}<extra></extra>", "legendgroup": "NeuralNetTorch/T21", "marker": {"color": "#EF553B", "symbol": "circle"}, "mode": "markers", "name": "NeuralNetTorch/T21", "orientation": "v", "showlegend": true, "type": "scatter", "x": [1024], "xaxis": "x", "y": [1.396], "yaxis": "y"}, {"hovertemplate": "model=NeuralNetTorch/T1<br>max_batch_size=%{x}<br>fit_time=%{y}<extra></extra>", "legendgroup": "NeuralNetTorch/T1", "marker": {"color": "#00cc96", "symbol": "circle"}, "mode": "markers", "name": "NeuralNetTorch/T1", "orientation": "v", "showlegend": true, "type": "scatter", "x": [512], "xaxis": "x", "y": [1.461], "yaxis": "y"}, {"hovertemplate": "model=NeuralNetTorch/T11<br>max_batch_size=%{x}<br>fit_time=%{y}<extra></extra>", "legendgroup": "NeuralNetTorch/T11", "marker": {"color": "#ab63fa", "symbol": "circle"}, "mode": "markers", "name": "NeuralNetTorch/T11", "orientation": "v", "showlegend": true, "type": "scatter", "x": [1024], "xaxis": "x", "y": [2.875], "yaxis": "y"}, {"hovertemplate": "model=NeuralNetTorch/T10<br>max_batch_size=%{x}<br>fit_time=%{y}<extra></extra>", "legendgroup": "NeuralNetTorch/T10", "marker": {"color": "#FFA15A", "symbol": "circle"}, "mode": "markers", "name": "NeuralNetTorch/T10", "orientation": "v", "showlegend": true, "type": "scatter", "x": [512], "xaxis": "x", "y": [2.884], "yaxis": "y"}], "layout": {"legend": {"title": {"text": "model"}, "tracegroupgap": 0}, "title": {"text": "Effect of max_batch_size on Fit Time"}, "xaxis": {"anchor": "y", "domain": [0, 1], "title": {"text": "max_batch_size"}}, "yaxis": {"anchor": "x", "domain": [0, 1], "title": {"text": "fit_time"}}}}
